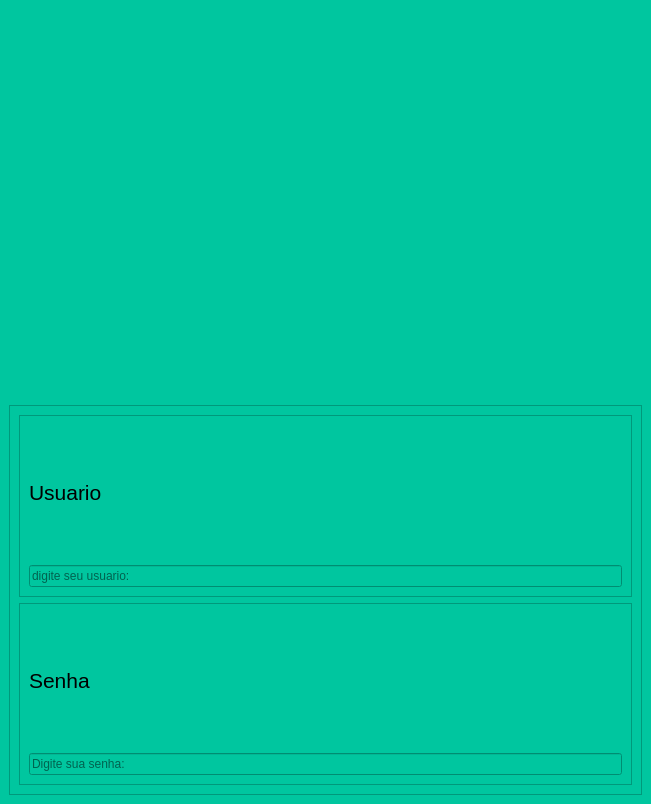
<?xml version="1.0" encoding="UTF-8"?>
<ui version="4.0">
 <class>MainWindow</class>
 <widget class="QMainWindow" name="MainWindow">
  <property name="geometry">
   <rect>
    <x>0</x>
    <y>0</y>
    <width>651</width>
    <height>804</height>
   </rect>
  </property>
  <property name="windowTitle">
   <string>MainWindow</string>
  </property>
  <property name="styleSheet">
   <string notr="true">background-color: rgb(0, 198, 159);</string>
  </property>
  <widget class="QWidget" name="centralwidget">
   <layout class="QVBoxLayout" name="verticalLayout_4">
    <item>
     <widget class="QLabel" name="QPixmap_login">
      <property name="enabled">
       <bool>true</bool>
      </property>
      <property name="text">
       <string>&lt;html&gt;&lt;head/&gt;&lt;body&gt;&lt;p align=&quot;center&quot;&gt;&lt;img src=&quot;:/image_One/pexels-photo-3687770.jpeg&quot;/&gt;&lt;/p&gt;&lt;/body&gt;&lt;/html&gt;</string>
      </property>
      <property name="pixmap">
       <pixmap resource="image.qrc">:/image_One/pexels-photo-3687770.jpeg</pixmap>
      </property>
      <property name="scaledContents">
       <bool>true</bool>
      </property>
      <property name="margin">
       <number>-61</number>
      </property>
     </widget>
    </item>
    <item>
     <widget class="QFrame" name="QFrame_Login">
      <property name="frameShape">
       <enum>QFrame::StyledPanel</enum>
      </property>
      <property name="frameShadow">
       <enum>QFrame::Raised</enum>
      </property>
      <layout class="QVBoxLayout" name="verticalLayout_3">
       <item>
        <widget class="QFrame" name="QFrame_Usuario">
         <property name="frameShape">
          <enum>QFrame::StyledPanel</enum>
         </property>
         <property name="frameShadow">
          <enum>QFrame::Raised</enum>
         </property>
         <layout class="QVBoxLayout" name="verticalLayout">
          <item>
           <widget class="QLabel" name="Qlabel_Usuario">
            <property name="font">
             <font>
              <pointsize>16</pointsize>
             </font>
            </property>
            <property name="text">
             <string>Usuario</string>
            </property>
           </widget>
          </item>
          <item>
           <widget class="QLineEdit" name="Qline_Usuario">
            <property name="echoMode">
             <enum>QLineEdit::Normal</enum>
            </property>
            <property name="placeholderText">
             <string>digite seu usuario:</string>
            </property>
           </widget>
          </item>
         </layout>
        </widget>
       </item>
       <item>
        <widget class="QFrame" name="QFrame_Senha">
         <property name="frameShape">
          <enum>QFrame::StyledPanel</enum>
         </property>
         <property name="frameShadow">
          <enum>QFrame::Raised</enum>
         </property>
         <layout class="QVBoxLayout" name="verticalLayout_2">
          <item>
           <widget class="QLabel" name="Qlabel_Senha">
            <property name="font">
             <font>
              <pointsize>16</pointsize>
             </font>
            </property>
            <property name="text">
             <string>Senha</string>
            </property>
           </widget>
          </item>
          <item>
           <widget class="QLineEdit" name="Qline_Senha">
            <property name="echoMode">
             <enum>QLineEdit::Password</enum>
            </property>
            <property name="placeholderText">
             <string>Digite sua senha:</string>
            </property>
           </widget>
          </item>
         </layout>
        </widget>
       </item>
      </layout>
     </widget>
    </item>
   </layout>
  </widget>
 </widget>
 <resources>
  <include location="image.qrc"/>
 </resources>
 <connections/>
</ui>
